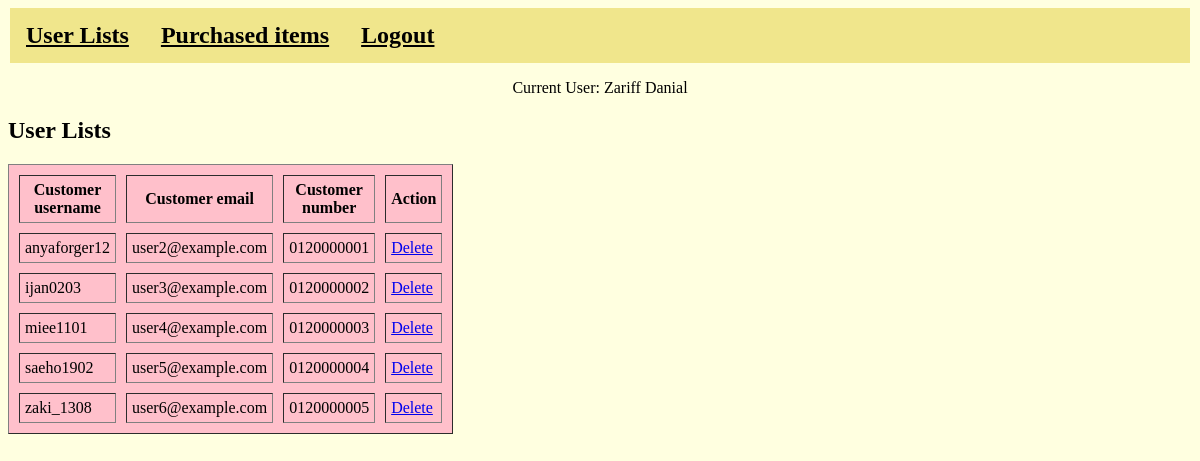
Screenshot of /viewcustprofile.php (signed in) with the database file from the repository.
### tables this page shows
CREATE TABLE `customer` (
  `Cust_username` varchar(20) NOT NULL,
  `Cust_pass` varchar(15) NOT NULL,
  `Cust_email` varchar(25) NOT NULL,
  `Cust_phonenum` varchar(12) NOT NULL
);

### viewcustprofile.php (the view, shortened to what this page needs)
<?php session_start();
  include 'conn.php';?>
<!DOCTYPE html>
<html>
	<head>
	</head>
<body>
<div>
	<ul class="navbar-nav">
		<li class="nav-item"><a href="viewcustprofile.php" ><b><u>User Lists</u></b></a></li>
		<li class="nav-item"><a href="viewpurchase.php" ><b><u>Purchased items</u></b></a></li>
		<li class="nav-item"><a href="adminlogout.php" ><b><u>Logout</u></b></a></li>
	</ul>
	</div>
 <?php
	if($_SESSION["Adm_name"]){?>
	<p align="center"> Current User: <?php echo $_SESSION["Adm_name"];}?></p>
<?php
echo "<h2>User Lists</h2>";
echo "<table cellpadding=5 cellspacing=10 border=1 width=30% class='center' bgcolor=pink>
<tr><th>Customer username</th><th>Customer email</th><th>Customer number</th>";
echo "<th> Action </th>";
$result = mysqli_query($conn, "select * from customer");
while($row = mysqli_fetch_row($result)){
	echo "<tr><td>$row[0]</td>";
	echo "<td>$row[2]</td>";
	echo "<td>$row[3]</td>";
	echo "<td><a href = deletecust.php?Cust_username=$row[0]>Delete </a>";
	echo "</tr>";}
	echo "</table>";
?>
</body>
</html>

### viewcustprofile.php (style rules this page uses)
body { background-image:url(css/booksbg.jpg); background-color: lightYellow; }
ul { list-style-type:none; margin:2px; padding:0; overflow:hidden; background-color: khaki; }
li { float:left; font-family: 'Garamond',serif; font-size: 24px; }
li a { display:block; color:black; padding: 14px 16px; text-decoration:none; }

### rows the page displays
customer: Cust_username "anyaforger12", Cust_email "user2@example.com", Cust_phonenum "0120000001"
customer: Cust_username "ijan0203", Cust_email "user3@example.com", Cust_phonenum "0120000002"
customer: Cust_username "miee1101", Cust_email "user4@example.com", Cust_phonenum "0120000003"
customer: Cust_username "saeho1902", Cust_email "user5@example.com", Cust_phonenum "0120000004"
customer: Cust_username "zaki_1308", Cust_email "user6@example.com", Cust_phonenum "0120000005"

### other values shown
$_SESSION["Adm_name"] "Zariff Danial"
